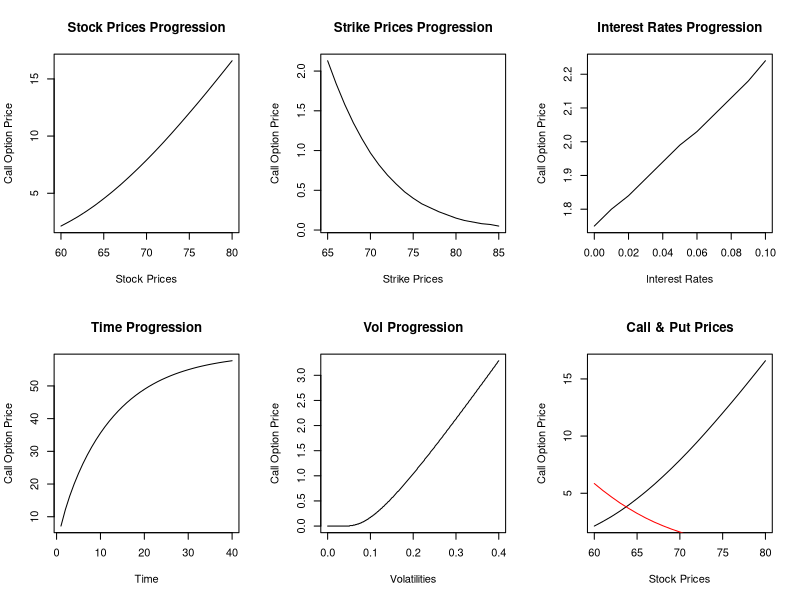

Reproduce this figure in R.
# chart of sensitivities of Black and Scholes to Price, Underlying, Interest
# rates, and Volatility


black_scholes <- function(S, X, r, T, sigma) {
  d1 <- (log(S/X)+(r+sigma^2/2)*T)/(sigma*sqrt(T))
  d2 <- d1 - sigma * sqrt(T)
  Call <- S*pnorm(d1) - X*exp(-r*T)*pnorm(d2)
  Put <- X*exp(-r*T) * pnorm(-d2) - S*pnorm(-d1)

  return(list(call_option=round(Call,2), put_option=round(Put,2)))
}

S <- 60
S_i <- 60:80
X <- 65 
X_i <- 65:85
r <-0.08 
r_i <- seq(0, 0.1, by=0.01)
T <- 0.25 
T_i <- 1:40
sigma <- 0.3
sigma_i <- seq(0,0.4, by=0.001)

output <- black_scholes(S=S, X=X, r=r, T=T, sigma=sigma)
output_S <- black_scholes(S=S_i, X=X, r=r, T=T, sigma=sigma)
output_X <- black_scholes(S=S, X=X_i, r=r, T=T, sigma=sigma)
output_r <- black_scholes(S=S, X=X, r=r_i, T=T, sigma=sigma)
output_T <- black_scholes(S=S, X=X, r=r, T=T_i, sigma=sigma)
output_sigma <- black_scholes(S=S, X=X, r=r, T=T, sigma=sigma_i)

par(mfrow=c(2, 3))

plot(S_i, output_S$call_option, type = "l", xlab="Stock Prices", 
     ylab="Call Option Price", main="Stock Prices Progression")

plot(X_i, output_X$call_option, type = "l", xlab="Strike Prices", 
     ylab="Call Option Price", main="Strike Prices Progression")

plot(r_i, output_r$call_option, type = "l", xlab="Interest Rates", 
     ylab="Call Option Price", main="Interest Rates Progression")

plot(T_i, output_T$call_option, type = "l", xlab="Time", 
     ylab="Call Option Price", main="Time Progression")

plot(sigma_i, output_sigma$call_option, type = "l", xlab="Volatilities", 
     ylab="Call Option Price", main="Vol Progression")

plot(S_i, output_S$call_option, type = "l", xlab="Stock Prices", 
     ylab="Call Option Price", main="Call & Put Prices")
lines(S_i, output_S$put_option, type="l", col="red" )
